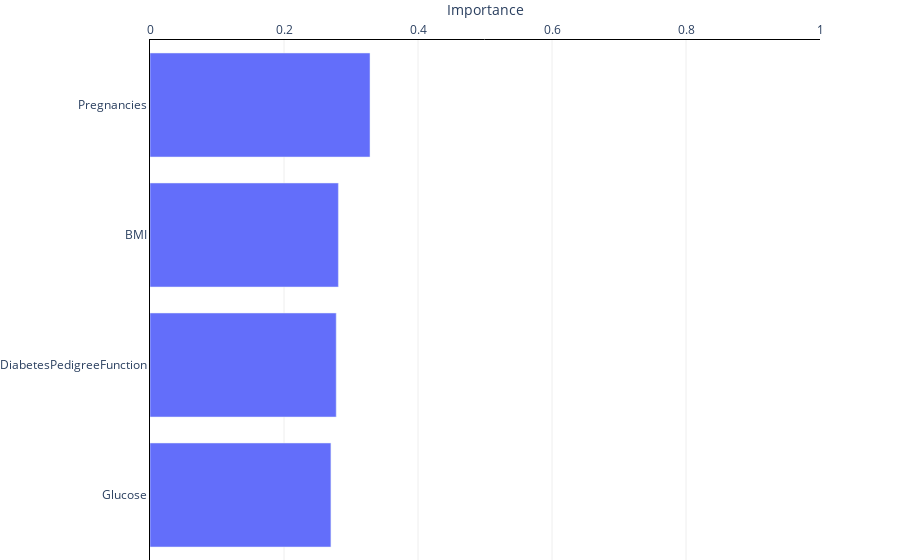

This figure's notebook cell:
### Markdown cell above
Let's plot the four most impactful features on the predictions:

### Code cell
explainer = ethik.ClassificationExplainer()
explainer.plot_bias_ranking(
    X_test=X_test,
    y_pred=y_pred,
    n_features=4,
)

### Figure 1 — Plotly figure (JSON) as saved in the notebook; plotly's stock layout.template omitted (floating-point values rounded to 4 significant figures)
{"data": [{"hoverinfo": "x", "orientation": "h", "type": "bar", "x": [0.27, 0.2779, 0.2812, 0.3284], "y": ["Glucose", "DiabetesPedigreeFunction", "BMI", "Pregnancies"]}], "layout": {"margin": {"b": 0, "t": 40}, "plot_bgcolor": "white", "xaxis": {"fixedrange": true, "gridcolor": "#eee", "linecolor": "black", "range": [0, 1], "showline": true, "side": "top", "title": {"text": "Importance"}, "zeroline": false}, "yaxis": {"automargin": true, "fixedrange": true, "linecolor": "black", "showline": true, "zeroline": false}}}
